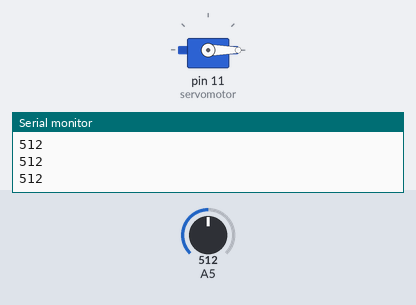
Bench run of a sketch on a simulated Arduino Uno, built with avr-gcc and run on an emulated ATmega328P. On the bench: servo, the last lines printed to the serial monitor. Inputs (shaded band) come from the test bench; at power-on: A5 = 512.

Above: at 1.2 s.
1.3 s: A5 set to 1014
2.8 s: A5 set to 1023
At 3.06 s:
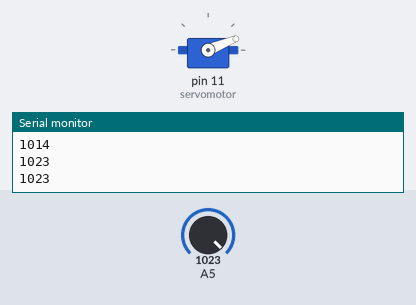
5.8 s: A5 set to 900
At 5.8 s:
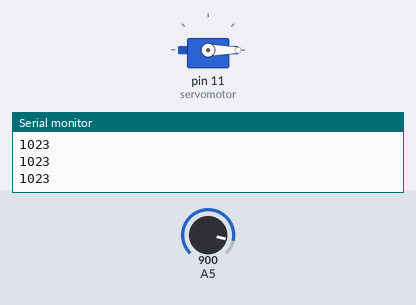
Timing chart, 0 to 8.8 s (numbered marks = the images above; inputs shaded):
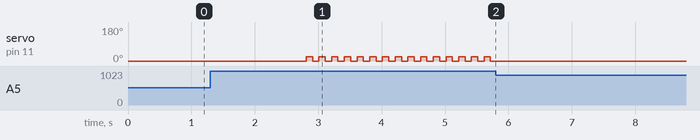

Measured:
- the behaviour switches between 1022 and 1023 on A5 (found by bisection; images 0 and 1)
- after the input at 2.8 s, servo on pin 11 (servomotor): alternates 22° for 0.10 s and 0° for 0.10 s, starting at once
- after the input at 5.8 s, servo on pin 11 (servomotor): stops changing and stays 0°

The sketch:

dino_game.ino
```cpp
#include <Servo.h>
Servo servomotor;

int lightvalue=0;
void setup() {
  Serial.begin(9600);
  servomotor.attach(11);
}
void loop() {
  servomotor.write(0);
  lightvalue=analogRead(A5);
  Serial.println(lightvalue);
  if(lightvalue>1022){
   servomotor.write(22);
   delay(100);
   servomotor.write(0);
   delay(100);
}
}
```
